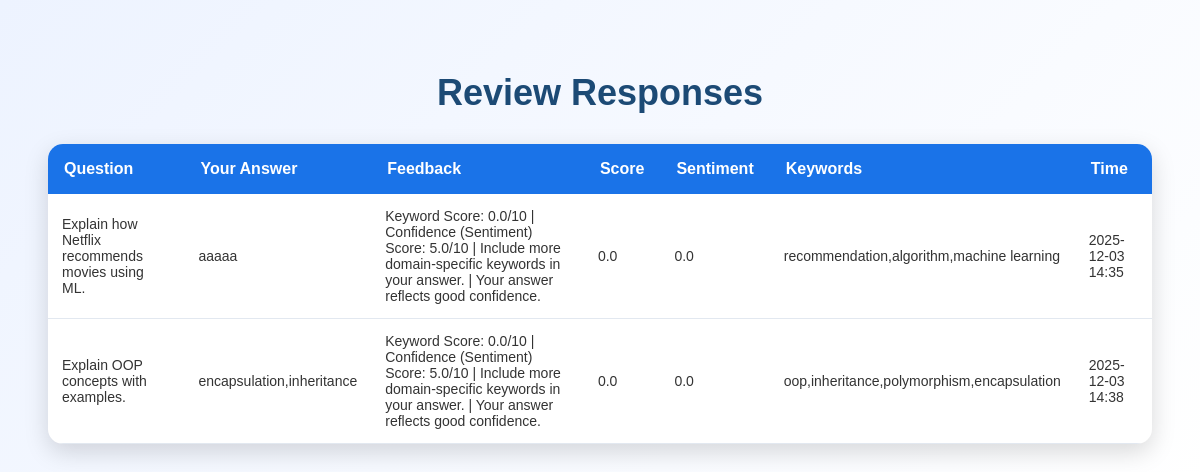
/progress/1, run on the app's committed database.
### app/models.py (models this page shows)
class Progress(db.Model):
    id = db.Column(db.Integer, primary_key=True)
    user_id = db.Column(db.Integer, db.ForeignKey('user.id'))
    question_id = db.Column(db.String(10))
    answer = db.Column(db.Text)          # user answer
    feedback_text = db.Column(db.Text)   # final feedback from AI
    keywords = db.Column(db.String(200))
    score = db.Column(db.Float, default=0)
    sentiment = db.Column(db.Float, default=0)
    timestamp = db.Column(db.DateTime, default=datetime.utcnow)

### app/routes.py (the view)
@main.route("/progress/<int:user_id>")
def progress_page(user_id):
    user = User.query.get(user_id)
    if not user:
        return render_template("review_responses.html", feedback_list=[])
    records = Progress.query.filter_by(user_id=user_id).all()
    feedback_list = []
    for r in records:
        q = get_question_by_id(r.question_id)
        feedback_list.append({
            "question": q["question"] if q else "Unknown",
            "answer": r.answer,
            "feedback": r.feedback_text,
            "score": r.score,
            "sentiment": r.sentiment,
            "keywords": r.keywords,
            "time": r.timestamp.strftime("%Y-%m-%d %H:%M")
        })
    return render_template("review_responses.html", feedback_list=feedback_list)

### app/utils.py (called while the page is built)
def get_question_by_id(q_id):
    for q in QUESTION_BANK:
        if q["id"] == q_id:
            return q
    return None

### app/templates/review_responses.html (shortened to what this page needs)
<!DOCTYPE html>
<html lang="en">
<head>
</head>
<body>
<h1>Review Responses</h1>
<table>
    <thead>
        <tr>
            <th>Question</th>
            <th>Your Answer</th>
            <th>Feedback</th>
            <th>Score</th>
            <th>Sentiment</th>
            <th>Keywords</th>
            <th>Time</th>
        </tr>
    </thead>
    <tbody>
        {% for fb in feedback_list %}
        <tr>
            <td>{{ fb.question }}</td>
            <td>{{ fb.answer }}</td>
            <td>{{ fb.feedback }}</td>
            <td>{{ fb.score }}</td>
            <td>{{ fb.sentiment }}</td>
            <td>{{ fb.keywords }}</td>
            <td>{{ fb.time }}</td>
        </tr>
        {% endfor %}
    </tbody>
</table>
</body>
</html>

### app/templates/review_responses.html (style rules this page uses)
body { font-family: "Poppins", sans-serif; background: linear-gradient(135deg, #edf3ff, #ffffff); padding: 40px; }
h1 { text-align: center; font-size: 36px; color: #1c4a75; margin-bottom: 30px; font-weight: 700; }
table { width: 100%; border-collapse: collapse; background: #ffffff; border-radius: 15px; overflow: hidden; box-shadow: 0 8px 25px rgba(0,0,0,0.15); animation: fadeIn 0.7s ease-out; }
th { background-color: #1a73e8; color: white; padding: 16px; font-size: 16px; text-align: left; }
td { padding: 14px; border-bottom: 1px solid #e2e8f0; font-size: 14px; color: #333; }

### data on the page
Progress: question "Explain how Netflix recommends movies using ML.", answer "aaaaa", feedback "Keyword Score: 0.0/10 | Confidence (Sentiment) Score: 5.0/10 | Include more domain-specific keywords in your answer. | Your answer reflects good confidence.", score "0.0", sentiment "0.0", keywords "recommendation,algorithm,machine learning", time "2025-12-03 14:35"
Progress: question "Explain OOP concepts with examples.", answer "encapsulation,inheritance", feedback "Keyword Score: 0.0/10 | Confidence (Sentiment) Score: 5.0/10 | Include more domain-specific keywords in your answer. | Your answer reflects good confidence.", score "0.0", sentiment "0.0", keywords "oop,inheritance,polymorphism,encapsulation", time "2025-12-03 14:38"
